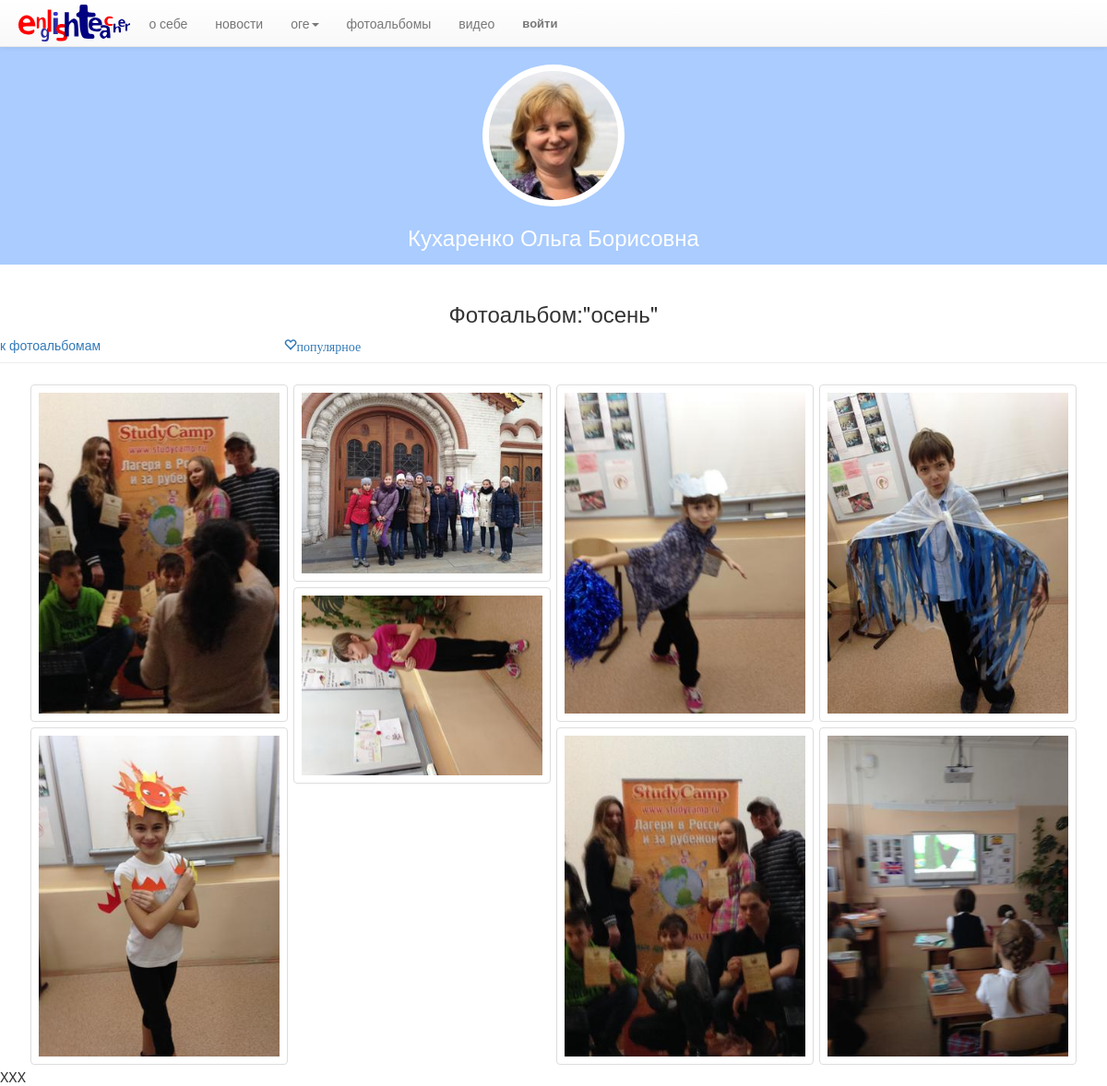
The app's page /foto/121/ with its own data.
### main/models.py (models this page shows)
class Album(models.Model):
	album = models.CharField(max_length=200,unique=True)
	album_date = models.DateField('album date')
	views = models.IntegerField(default=0)
	def __unicode__(self):
		return self.album

class Foto(models.Model):
	album = models.ForeignKey(Album,
		verbose_name = u'Выберите из списка или введите новое название:',
		on_delete=models.CASCADE)
	foto = models.ImageField(u'Выберите фотофайл',upload_to = 'fotos/thumbnails/%Y/%m/%d')
	foto_1x = models.ImageField(null=True,default=None,
		upload_to = 'fotos/thumbnails/%Y/%m/%d')
	foto_2x = models.ImageField(null=True,default=None,
		upload_to = 'fotos/thumbnails/%Y/%m/%d')
	foto_3x = models.ImageField(null=True,default=None,
		upload_to = 'fotos/thumbnails/%Y/%m/%d')
	published_date = models.DateField()
	likes = models.IntegerField(default=0)
	def __unicode__(self):
		return self.foto.name
	def save(self,*args,**kwargs):
		try:
			this_record=Foto.objects.get(id=self.id)
			if this_record.foto !=self.foto:
				this_record.foto.delete(save=False)
		except:
			pass
		super(Foto,self).save(*args,**kwargs)
	def delete(self,*args,**kwargs):
		self.foto.delete(save=False)
		self.foto_1x.delete(save=False)
		self.foto_2x.delete(save=False)
		self.foto_3x.delete(save=False)
		super(Foto,self).delete(*args,**kwargs)
	def foto_1x_2x_3x(self):
		print 'начало foto_1x_2x_3x'
		img=Image.open(self.foto.path)
		size=(((324,420),'_1x'),((648,840),'_2x'),((1296,1680),'_3x'))
		file_file=[]
		for item in size:
			foto_copy=img.copy()
			foto_copy.thumbnail(item[0], Image.ANTIALIAS)
			path=self.foto.path.replace('.jpeg',item[1]+'.jpeg')
			foto_copy.save(path)
			foto_copy_data=open(path,'r')
			file_file.append(File(foto_copy_data))
			os.remove(path)
		print 'ffile_file=',file_file
		self.foto_1x=file_file[0]
		self.foto_2x=file_file[1]
		self.foto_3x=file_file[2]

### main/views.py (the view)
# urls.py: url(r'^foto/(?P<album_id>[0-9]+)/$', views.foto_from_album, name='foto_from_album'),
def foto_from_album(request,album_id):
	album=Album.objects.get(id=album_id)
	foto_from_album = Foto.objects.filter(album_id = album_id)
	content= {'foto_from_album':foto_from_album,'album':album}
	return render (request, 'main/foto_from_album.html', content)

### main/templates/main/foto_from_album.html (shortened to what this page needs)
{% extends "main/base-top.html" %}
{% block body %}
<div class="page-header">
	<h3 style = "text-align: center;">Фотоальбом:"{{album.album}}"</h3>
	<div class="row">
		<div class="col-sm-3"><a href="{% url 'main:fotoalbums' %}" title="к фотоальбомам"><span>к фотоальбомам</span></a></div>
		<div class="col-sm-3"><a href="{% url 'main:fotofavorite' %}" title="популярное"><span class="glyphicon glyphicon-heart-empty">популярное</span></a></div>
	</div>
</div>
<div class="container" id="foto">
	<div class="clearfix mosaicflow">
		{% for item in foto_from_album %}
		<div class="mosaicflow__item">
			<a class="fancyimage" data-fancybox-group="group" title="{{item.foto}}" href="{{item.foto_1x.url}}">
				<img src="{{item.foto_1x.url}}" srcset="{{item.foto_1x.url}} 1x,{{item.foto_2x.url}} 2x,{{item.foto_3x.url}} 3x," alt="{{item.foto}}">
			</a>
		</div>
		{% endfor %}
	</div>
</div>
{% endblock %}

### main/static/main/mosaicflow.css (style rules this page uses)
.mosaicflow__item { padding:3px; }
.mosaicflow__item img { display:block; width:100%; height:auto; padding: 8px; background-color: #fff; border: 1px solid #ddd; border-radius: 4px; }

### main/static/main/base-top-style.css (style rules this page uses)
* { box-sizing: border-box; -webkit-box-sizing: border-box; -moz-box-sizing: border-box; -ms-box-sizing: border-box; }

### records on screen
Album: album "осень"
Foto: foto_1x (picture)
Foto: foto_1x (picture)
Foto: foto_1x (picture)
Foto: foto_1x (picture)
Foto: foto_1x (picture)
Foto: foto_1x (picture)
Foto: foto_1x (picture)
Foto: foto_1x (picture)
